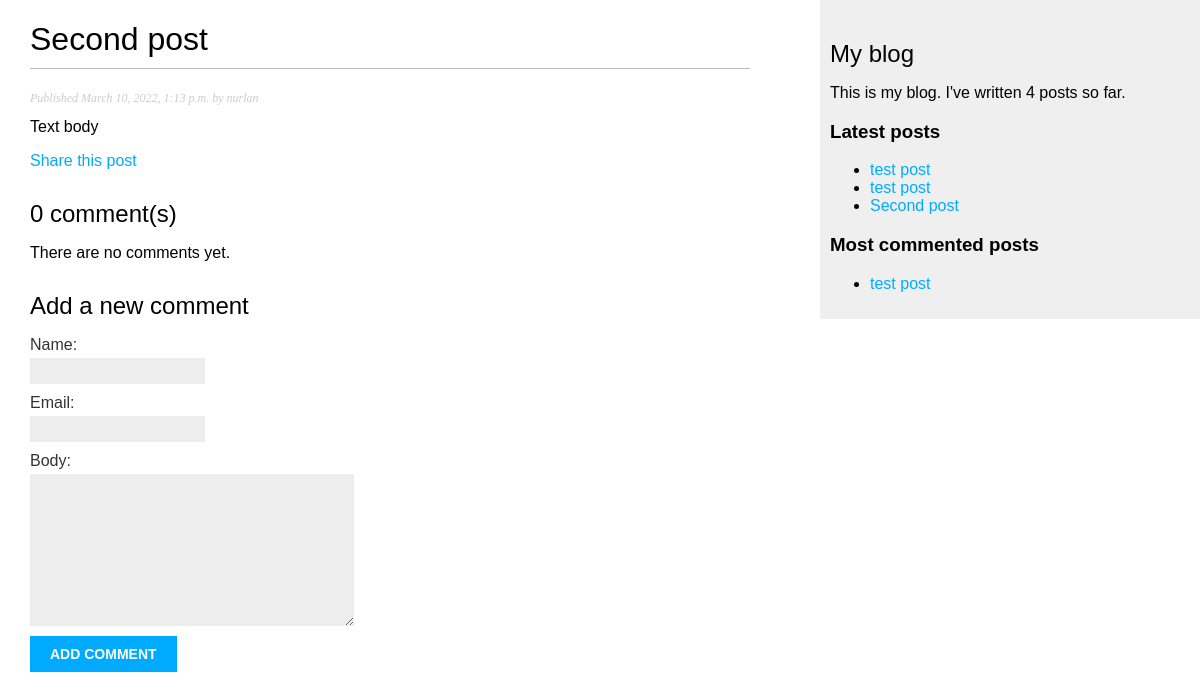
The app's page /blog/2022/3/10/second-post/, older data.
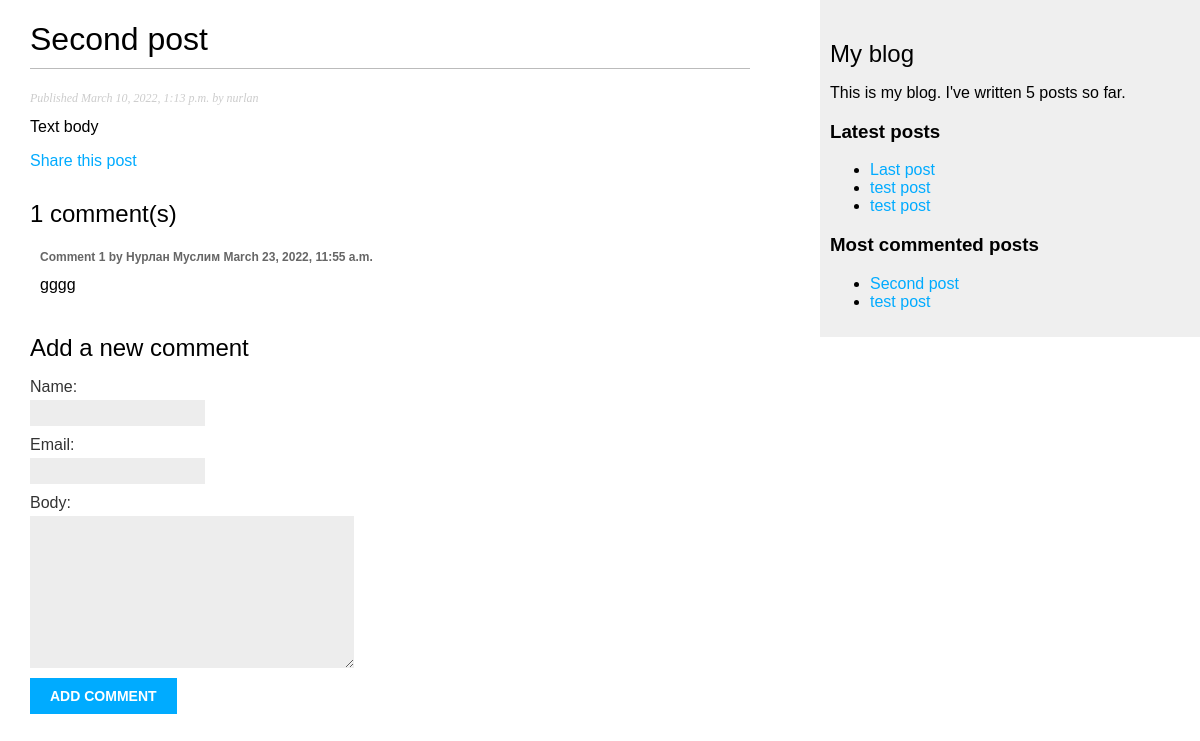
The same page, newer data.
### blog/models.py (models this page shows, shortened)
class Post(models.Model):
    STATUS_CHOICES = [
        ('draft', 'Draft'),
        ('published', 'Published'),
    ]
    title = models.CharField(max_length=250)
    slug = models.SlugField(max_length=250,
                            unique_for_date='publish')
    author = models.ForeignKey(User,
                                on_delete=models.CASCADE,
                                related_name='blog_posts')
    body = models.TextField(blank=True, null=True)
    publish = models.DateTimeField(default=timezone.now)
    created = models.DateTimeField(auto_now_add=True)
    updated = models.DateTimeField(auto_now=True)
    status = models.CharField(max_length=10,
                                choices=STATUS_CHOICES,
                                default='draft')
    tags = TaggableManager()
    objects = models.Manager()
    published = PublishedManager()
    class Meta:
        ordering = ('-publish',)
    def get_absolute_url(self):
        return reverse('blog:post_detail', args=[self.publish.year,
                                            self.publish.month,
                                            self.publish.day,
                                            self.slug])

class Comment(models.Model):
    post = models.ForeignKey(Post,
                            on_delete=models.CASCADE,
                            related_name='comments')
    name = models.CharField(max_length=80)
    email = models.EmailField()
    body = models.TextField()
    created = models.DateTimeField(auto_now_add=True)
    updated = models.DateTimeField(auto_now=True)
    active = models.BooleanField(default=True)
    class Meta:
        ordering = ('created',)

### blog/views.py (the view)
# urls.py: path('<int:year>/<int:month>/<int:day>/<slug:post>/', views.post_detail, name='post_detail'),
def post_detail(request, year, month, day, post):
    post = get_object_or_404(Post, slug=post,
                            status='published',
                            publish__year = year,
                            publish__month = month,
                            publish__day = day)
    comments = post.comments.filter(active=True)
    new_comment = None
    if request.method == 'POST':
        comment_form = CommentForm(request.POST)
        if comment_form.is_valid():
            new_comment = comment_form.save(commit=False)
            new_comment.post = post
            new_comment.save()
    else:
        comment_form = CommentForm()
    return render(request, 'blog/post/detail.html', {'post':post,
                                                    'comments': comments,
                                                    'new_comment': new_comment,
                                                    'comment_form': comment_form,})

### blog/forms.py
class CommentForm(forms.ModelForm):
    class Meta:
        model = Comment
        fields = ('name', 'email', 'body')

### blog/models.py (called while the page is built)
    def get_queryset(self):
        return super().get_queryset().filter(status='published')

### blog/templatetags/blog_tags.py (called while the page is built)
@register.simple_tag
def total_posts():
    return Post.published.count()

@register.inclusion_tag('blog/post/latest_posts.html')
def show_latest_posts(count=5):
    latest_posts = Post.published.order_by('-publish')[:count]
    return {'latest_posts':latest_posts}

@register.simple_tag
def get_most_commented_posts(count=5):
    return Post.published.annotate(
        total_comments=Count('comments')
    ).filter(total_comments__gt = 0).order_by('-total_comments')[:count]

### blog/templates/blog/post/detail.html (shortened to what this page needs)
{% extends 'blog/base.html' %}
{% block content %}
    <h1>{{ post.title }}</h1>
    <p class="date">
        Published {{ post.publish }} by {{ post.author }}
    </p>
    {{ post.body }}
    <p>
        <a href="{% url 'blog:post_share' post.id %}">Share this post</a>
    </p>
    {% with comments.count as total_comments %}
        <h2>
            {{ total_comments }} comment(s)
        </h2>
    {% endwith %}
    {% for comment in comments %}
        <div class="comment">
            <p class="info">
                Comment {{ forloop.counter }} by {{ comment.name }} {{ comment.created }}
            </p>
            {{ comment.body }}
        </div>
    {% empty %}
        <p>There are no comments yet.</p>
    {% endfor %}
    {% if new_comment %}
        <h2>Your comment has been added.</h2>
    {% else %}
        <h2>Add a new comment</h2>
        <form action="" method="post">
            {{ comment_form.as_p }}
            <p><input type="submit" value="Add comment"></p>
        </form>
    {% endif %}
{% endblock content %}

### blog/templates/blog/base.html (shortened to what this page needs)
{% load blog_tags %}
{% load static %}
<!DOCTYPE html>
<html lang="en">
<head>
    <link rel="stylesheet" href="{% static 'css/blog.css' %}">
</head>
<body>
    <div id="content">
        {% block content %}
        {% endblock %}
    </div>
    <div id="sidebar">
        <h2>My blog</h2>
        <p>This is my blog. I've written {% total_posts %} posts so far.</p>
        <h3>Latest posts</h3>
        {% show_latest_posts 3 %}
        <h3>Most commented posts</h3>
        {% get_most_commented_posts 3 as most_commented_posts  %}
        <ul>
            {% for post in most_commented_posts %}
                <li>
                    <a href="{{ post.get_absolute_url }}">{{ post.title }}</a>
                </li>
            {% endfor %}
        </ul>
    </div>
</body>
</html>

### blog/templates/blog/post/latest_posts.html
<ul>
    {% for post in latest_posts %}
        <li>
            <a href="{{ post.get_absolute_url }}">{{ post.title }}</a>
        </li>
    {% endfor %}
</ul>

### blog/static/css/blog.css (style rules this page uses)
body { margin:0; padding:0; font-family:helvetica, sans-serif; }
a { color:#00abff; text-decoration:none; }
h1 { font-weight:normal; border-bottom:1px solid #bbb; padding:0 0 10px 0; }
h2 { font-weight:normal; margin:30px 0 0; }
#content { float:left; width:60%; padding:0 0 0 30px; }
#sidebar { float:right; width:30%; padding:10px; background:#efefef; height:100%; }
p.date { color:#ccc; font-family: georgia, serif; font-size: 12px; font-style: italic; }
label { float:left; clear:both; color:#333; margin-bottom:4px; }
input, textarea { clear:both; float:left; margin:0 0 10px; background:#ededed; border:0; padding:6px 10px; font-size:12px; }
input[type=submit] { font-weight:bold; background:#00abff; color:#fff; padding:10px 20px; font-size:14px; text-transform:uppercase; }
.comment { padding:10px; }
.comment .info { font-weight:bold; font-size:12px; color:#666; }

Row changes from the older to the newer data that the page shows:
shown differently, row unchanged: Post "Second post": moves from the list under "Latest posts" to the list under "Most commented posts"
added Comment: name "Нурлан Муслим", created "March 23, 2022, 11:55 a.m.", body "gggg"
added Post: title "Last post", shown under "Latest posts"
Text that changed along with them:
{{ total_comments }}: "0" → "1"
text no longer shown: "4 There are no comments yet."
text now shown: "5"
